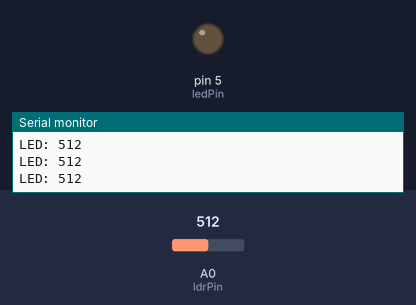
This sketch was run on a simulated Arduino Uno, built with avr-gcc and run on an emulated ATmega328P. Shown: output pins drawn as LEDs (lit = HIGH), the last lines printed to the serial monitor. The inputs (shaded band) are chosen by the test bench; at power-on: A0 (ldrPin) = 512.

Above: at 1.2 s.
1.3 s: A0 (ldrPin) set to 216
2.8 s: A0 (ldrPin) set to 193
At 4.0 s:
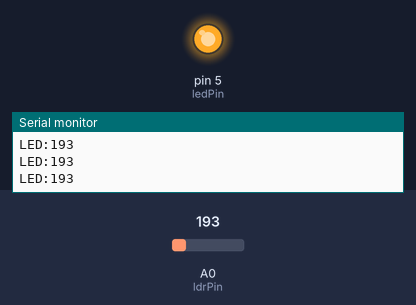
4.3 s: A0 (ldrPin) set to 210
At 5.3 s:
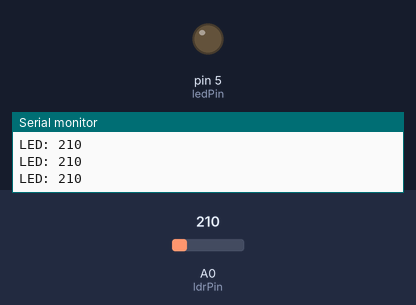
5.8 s: A0 (ldrPin) set to 190
At 6.7 s:
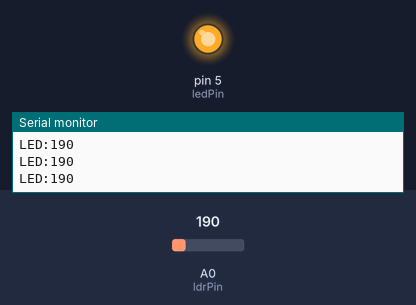
Timing chart, 0 to 8.3 s (numbered marks = the images above; inputs shaded):
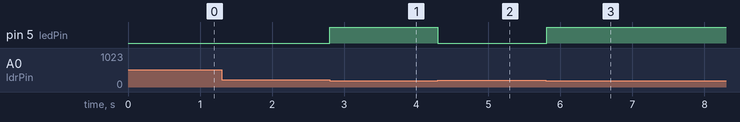

The sketch:

ldr-with-arduino.ino
```cpp
const int ledPin = 5; // digital pin 5
const int ldrPin = A0; // analog pin 0
void setup() {
  Serial.begin(9600);
  pinMode(ledPin, OUTPUT);
  pinMode(ldrPin, INPUT);
}
void loop() {
  int ldrStatus = analogRead(ldrPin);
  if (ldrStatus <= 200) {digitalWrite(ledPin, HIGH);
    Serial.print("LED:");
    Serial.println(ldrStatus);
  } else {
    digitalWrite(ledPin, LOW);
    Serial.print("LED: ");
    Serial.println(ldrStatus);
  }
}
```

Measured:
- the behaviour switches between 201 and 200 on A0 (ldrPin) (found by bisection; images 0 and 1)
- after the input at 2.8 s, pin 5 (ledPin): LOW → HIGH at once
- after the input at 4.3 s, pin 5 (ledPin): HIGH → LOW at once
- after the input at 5.8 s, pin 5 (ledPin): LOW → HIGH at once
